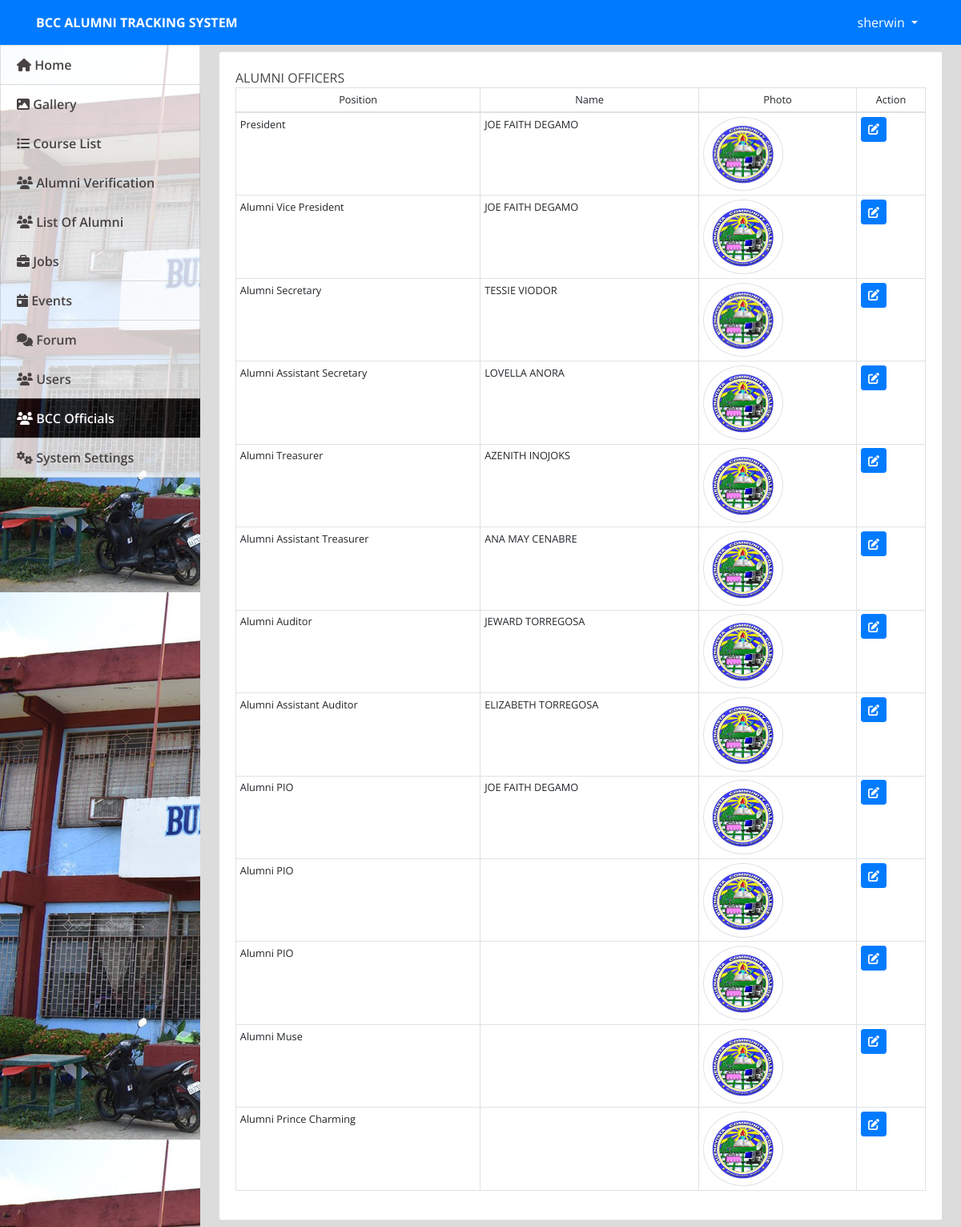
Page /admin/index.php?page=officers (signed in) on the committed database.
### tables this page shows
CREATE TABLE `officers` (
  `id` varchar(255) NOT NULL,
  `position` varchar(255) NOT NULL,
  `name` varchar(255) NOT NULL,
  `counter` bigint(20) UNSIGNED NOT NULL
);

### admin/officers.php (the view, shortened to what this page needs)
<?php include('db_connect.php');?>
<div class="container-fluid">
    <div  class="card">
        <div class="card-body">
            ALUMNI OFFICERS
            <form>
                <table class="table table-sm table-bordered table-condensed small">
                    <thead class="text-center">
                        <td>Position</td><td>Name</td><td>Photo</td><td>Action</td>
                    </thead>
                    <tbody>
                        <?php foreach(mysqli_query($conn, "SELECT * FROM officers ORDER BY counter ASC") as $officers){ ?>
                        <tr>
                            <td><?php echo $officers['position']; ?></td>
                            <td><?php echo $officers['name']; ?></td>
                            <td><img class="img-thumbnail" alt="off" id="img" src="./officer_uploads/<?php echo $officers['id'].".png"; ?>" width="100px;" style="border-radius: 50%;" onerror="this.src='./officer_uploads/bcc_logo.jpg'"></td>
                            <td><button type="button" class="btn btn-primary btn-sm " onclick="editOfficer('<?php echo $officers['position'] ?>','<?php echo $officers['id']; ?>')"><i class="fa fa-edit"></i></button></td>
                        </tr>
                        <?php } ?>
                    </tbody>
                </table>
            </form>
        </div>
    </div>
</div>

### admin/assets/css/style.css (style rules this page uses)
body { font-family: "Open Sans", sans-serif; color: #444444; width: 100%; height: calc(100%); }

### admin/index.php (style rules this page uses)
body { background: #80808045; }

### rows in the picture
officers: position "President", name "JOE FAITH DEGAMO"
officers: position "Alumni Vice President", name "JOE FAITH DEGAMO"
officers: position "Alumni Secretary", name "TESSIE VIODOR"
officers: position "Alumni Assistant Secretary", name "LOVELLA ANORA"
officers: position "Alumni Treasurer", name "AZENITH INOJOKS"
officers: position "Alumni Assistant Treasurer", name "ANA MAY CENABRE"
officers: position "Alumni Auditor", name "JEWARD TORREGOSA"
officers: position "Alumni Assistant Auditor", name "ELIZABETH TORREGOSA"
officers: position "Alumni PIO", name "JOE FAITH DEGAMO"
officers: position "Alumni PIO"
officers: position "Alumni PIO"
officers: position "Alumni Muse"
officers: position "Alumni Prince Charming"

### other values in the picture
$_SESSION['system']['name'] "BCC ALUMNI TRACKING SYSTEM"
$_SESSION['login_name'] "sherwin"
